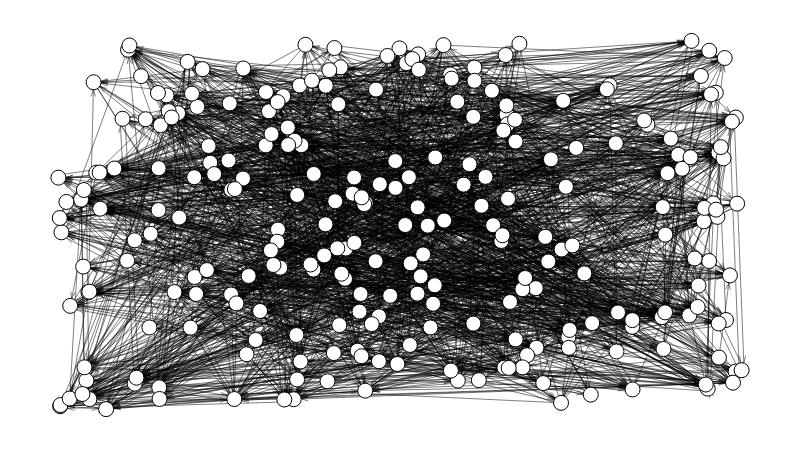

The notebook cell saved with this chart:
### Markdown cell above
### Gerando a rede:

### Code cell
g.label_nodes()
g.set_all_nodes(size=15, labpos='hover')
g.set_all_edges(color=(0, 0, 0, 0.5))
g.draw()

### Figure 1 — Plotly figure (JSON) as saved in the notebook; plotly's stock layout.template omitted (floating-point values rounded to 4 significant figures; data arrays with more than 128 entries replaced by an {"elided": "..."} marker saying what was removed)
{"data": [{"hoverinfo": "none", "line": {"color": "rgb(127, 127, 127)", "dash": "solid", "width": 0}, "mode": "lines", "type": "scatter", "x": [0.5017, 0.5017, null, 0, 1, null], "y": [0, 1, null, 0.4998, 0.4998, null]}, {"hoverinfo": "none", "line": {"color": "rgba(0, 0, 0, 0.5)", "dash": "solid", "width": 1}, "mode": "lines", "type": "scatter", "x": {"elided": "16956 float values"}, "y": {"elided": "16956 float values"}}, {"hoverinfo": "text", "marker": {"color": "rgb(255, 255, 255)", "line": {"color": "rgb(0, 0, 0)", "width": 1}, "size": 15, "symbol": "circle"}, "mode": "markers", "text": {"elided": "260 str values"}, "textfont": {"color": "rgb(0, 0, 0)"}, "textposition": "middle center", "type": "scatter", "x": {"elided": "260 float values"}, "y": {"elided": "260 float values"}}, {"hoverinfo": "none", "mode": "text", "text": [], "textfont": {"color": "rgb(255, 255, 255)"}, "textposition": "middle center", "type": "scatter", "x": [], "y": []}, {"hoverinfo": "none", "mode": "text", "text": {"elided": "260 null values"}, "textfont": {"color": "rgb(0, 0, 0)"}, "textposition": "middle center", "type": "scatter", "x": {"elided": "260 float values"}, "y": {"elided": "260 float values"}}, {"hoverinfo": "none", "mode": "text", "text": {"elided": "2102 null values"}, "textfont": {"color": "rgb(0, 0, 0)"}, "textposition": "middle center", "type": "scatter", "x": {"elided": "2102 float values"}, "y": {"elided": "2102 float values"}}, {"hoverinfo": "none", "marker": {"color": "rgba(255, 255, 255, 0)", "line": {"color": "rgba(255, 255, 255, 0)", "width": 0}, "size": 0, "symbol": "circle"}, "mode": "markers", "type": "scatter", "x": [0.5, 0, 1, 0.5], "y": [0, 0.5, 0.5, 1]}], "layout": {"height": 450, "hovermode": "closest", "margin": {"b": 10, "l": 10, "r": 10, "t": 10}, "plot_bgcolor": "rgb(255, 255, 255)", "showlegend": false, "width": 800, "xaxis": {"fixedrange": true, "showgrid": false, "showticklabels": false, "zeroline": false}, "yaxis": {"fixedrange": true, "showgrid": false, "showticklabels": false, "zeroline": false}}}
